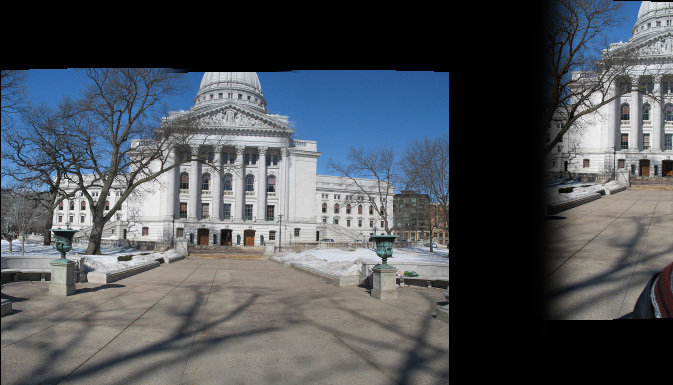
%> input picture capitols_stitched.png, 673 x 385 px
$ octave --eval "result = pyrExpand(imread('capitols_stitched.png'));"   (GNU Octave 9; MATLAB toolbox functions it lacks are replaced by stand-ins)
%> lines starting %> are read from the running program, lines starting %| are printed output that depends on the picture
%
% pyrExpands.m  expands the image by pyramid reduction
%
% An m x n image is inputted and 2*m-1 x 2*n-1 image is returned using pyramid
% expansion
%
% Arguments:
%
% image the image to be expanded, values in image are doubles
%
% Returns:
%
% imageOut the image after reduction
%

function [ imageout ] = pyrExpand( image )

kw = 5; % default kernel width
cw = .375; % weight to give a Gaussian shape
ker = [.25-cw/2 .25 cw .25 .25-cw/2];
kernel = kron(ker,ker')*4;% the matrix version of ker for expansion

% expand [a] to [A00 A01;A10 A11] with 4 kernels
k00 = kernel(1:2:kw,1:2:kw); % 3*3
k01 = kernel(1:2:kw,2:2:kw); % 3*2
k10 = kernel(2:2:kw,1:2:kw); % 2*3
k11 = kernel(2:2:kw,2:2:kw); % 2*2

image = im2double(image);
sz = size(image(:,:,1));
%> sz = [385 673]
osz = sz*2-1;
%> osz = [769 1345]
imageout = zeros(osz(1),osz(2),size(image,3));
%> imageout: size 769x1345x3 double; every value is 0

%for all color channels filter the image using kernels and expand size
for p = 1:3
	img1 = image(:,:,p);
	img1ph = padarray(img1,[0 1],'replicate','both');
	img1pv = padarray(img1,[1 0],'replicate','both');

	img00 = imfilter(img1,k00,'replicate','same');
	img01 = conv2(img1pv,k01,'valid');
	img10 = conv2(img1ph,k10,'valid');
	img11 = conv2(img1,k11,'valid');

	imageout(1:2:osz(1),1:2:osz(2),p) = img00;
	imageout(2:2:osz(1),1:2:osz(2),p) = img10;
	imageout(1:2:osz(1),2:2:osz(2),p) = img01;
	imageout(2:2:osz(1),2:2:osz(2),p) = img11;
end
%> this loop made 3 passes
%> pass 1, in pyrExpand, `img1 = image(:,:,p);`:
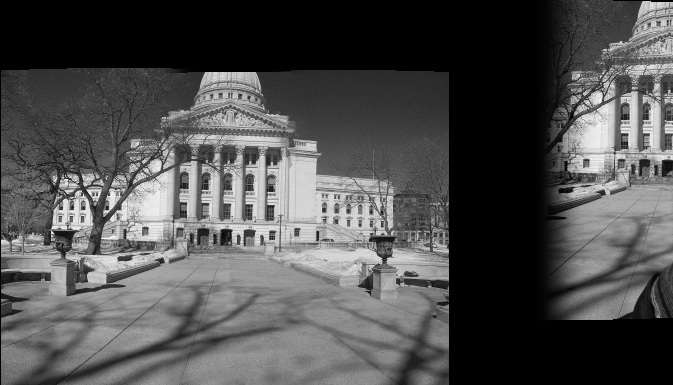
%> img1: size 385x673 double; min 0, max 0.98, mean 0.31
%> pass 1, in pyrExpand, `img1ph = padarray(img1,[0 1],'replicate','both');`:
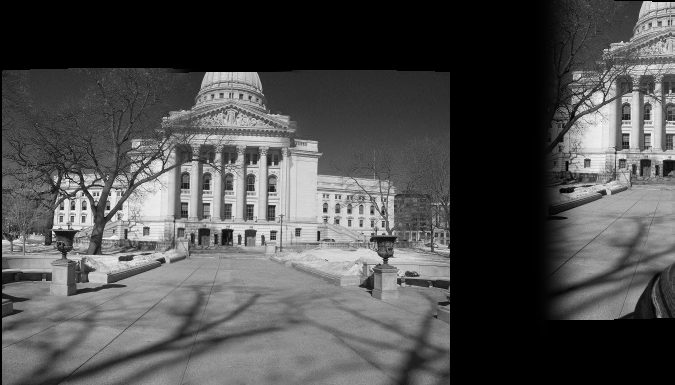
%> img1ph: size 385x675 double; min 0, max 0.98, mean 0.309

end

$ run again, on to_be_vote.png
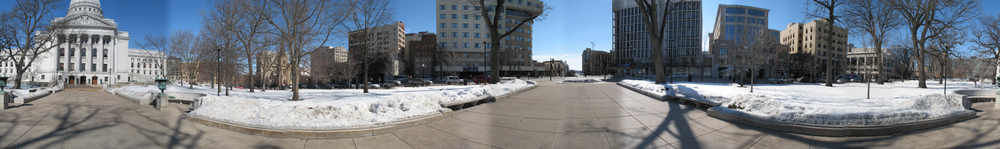
%> input picture to_be_vote.png, 1000 x 149 px, shrunk from 3987 x 593 before the run
%> sz = [149 1000]
%> osz = [297 1999]
%> the loop in pyrExpand, `for p = 1:3` made 3 passes
%> pass 1, in pyrExpand, `img1 = image(:,:,p);`:
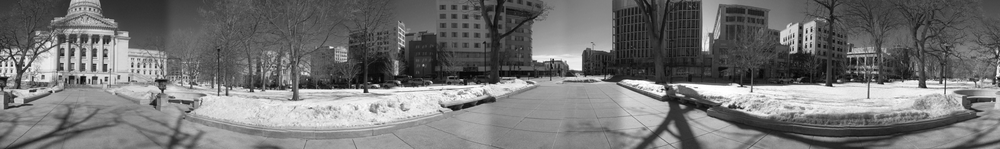
%> img1: size 149x1000 double; min 0, max 1, mean 0.452
%> pass 1, in pyrExpand, `img1pv = padarray(img1,[1 0],'replicate','both');`:
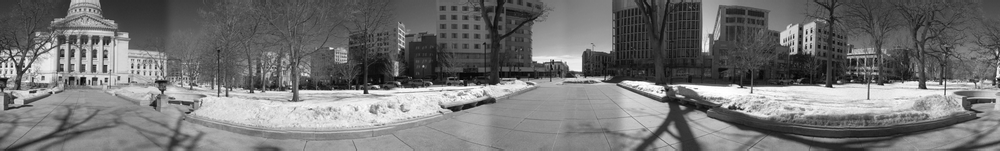
%> img1pv: size 151x1000 double; min 0, max 1, mean 0.451
